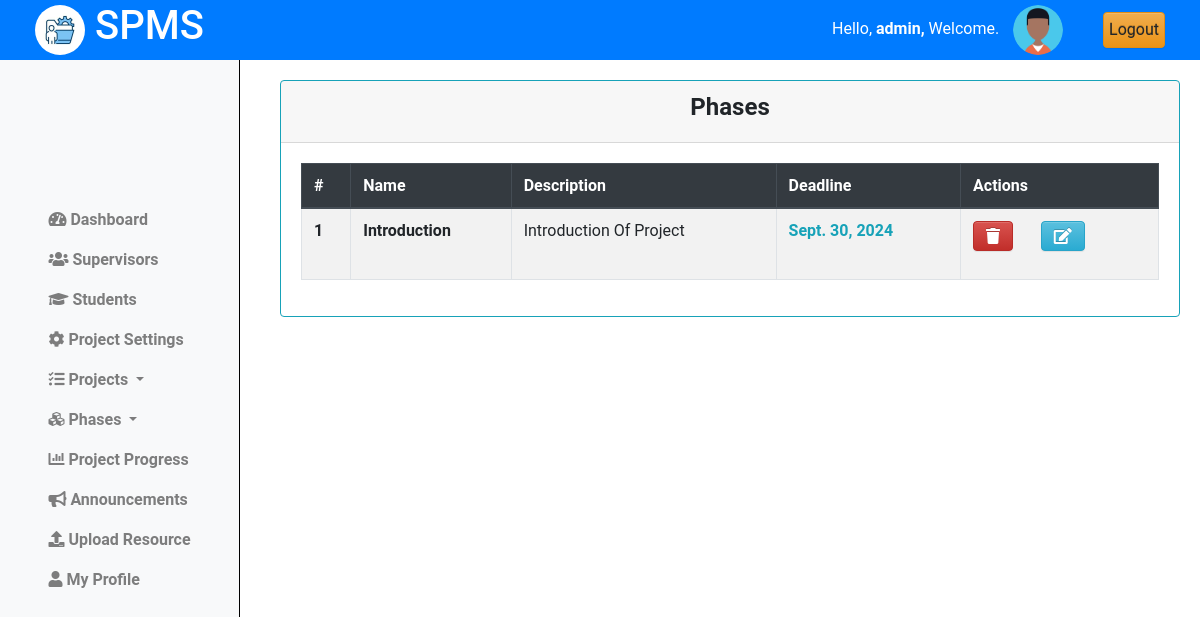
Page /coordinator/phases/ (signed in) on the committed database.
### projectsApp/models.py (models this page shows, shortened)
class Coordinator(AbstractUser):
    pass

class Phases(models.Model):
    name = models.CharField(max_length=255, unique=True)  # Ensure unique phase names
    description = models.TextField()
    order = models.IntegerField(unique=True)  # Ensure unique order for phases
    deadline_date = models.DateField(null=True, blank=True)  # Optional deadline for phase

### projectsApp/AccessControl.py (the view)
    @login_required
    def wrapper(request, *args, **kwargs):
        if not isinstance(request.user, Coordinator):
            return redirect('cordinator_login')
        return function(request, *args, **kwargs)

### projectsApp/AccessControl.py (called while the page is built)
def coordinator_required(function):
    @login_required
    def wrapper(request, *args, **kwargs):
        if not isinstance(request.user, Coordinator):
            return redirect('cordinator_login')
        return function(request, *args, **kwargs)
    return wrapper

### projectsApp/views.py (called while the page is built)
@coordinator_required
def view_phases(request):
    phases = Phases.objects.all().order_by('order')
    if request.method == 'POST':
        phase_id = request.POST.get('phase_id')
        if phase_id:
            phase = get_object_or_404(Phases, pk=phase_id)
            phase.delete()
            return redirect(request.path)
    context = {'phases':phases}
    return render(request, 'cordinator/view_phases.html', context)

### projectsApp/templates/cordinator/view_phases.html (shortened to what this page needs)
{% extends "base_cord.html" %}
{% load static %}
{% block content %}
{% include "column1_cord.html" %}
<div class="content">
    <div class="container-fluid">
        <div class="row">
            <div class="card border-info">
                <div class="card-header text-center">
                    <h4><b>Phases</b></h4>
                </div>
                <div class="card-body">
                    <table class="table table-bordered table-hover  table-striped border-info">
                        <thead class="thead-dark">
                            <tr>
                                <th scope="col">#</th>
                                <th scope="col">Name</th>
                                <th scope="col">Description</th>
                                <th scope="col">Deadline</th>
                                <th scope="col">Actions</th>
                            </tr>
                        </thead>
                        <tbody>
                            {% for phase in phases %}
                              <tr>
                                <th scope="row">{{forloop.counter}}</th>
                                <td><b>{{phase.name|title}}</b></td>
                                <td>{{phase.description|title}}</td>
                                <td class="text-info"><b>{{phase.deadline_date}}</b></td>
                                <td>
                                    <div class="row">
                                        <div class="col-4">
                                            <form action="{% url 'view_phases' %}" method="POST">
                                                <button type="submit"  class="btn btn-danger" onclick="return confirm('Are you sure you want to delete {{phase.name}}?')"><i class="fa fa-trash" aria-hidden="true"></i></button>
                                            </form>
                                        </div>
                                        <div class="col-4">
                                            <a href="{% url 'edit_phase' phase.id %}" class="btn btn-info"><i class="fa fa-edit" aria-hidden="true"></i></a>
                                        </div>
                                    </div>
                                </td>
                            </tr>
                            {% endfor %}
                        </tbody>
                    </table>
                </div>
            </div>
        </div>
    </div>
</div>
<link rel="stylesheet" href="{% static 'css/mystudents.css' %}">
{% endblock %}

### projectsApp/templates/base_cord.html (shortened to what this page needs)
{% load static %}
<!doctype html>
<html class="no-js h-100" lang="en">
  <head>
    <link href="https://use.fontawesome.com/releases/v5.0.6/css/all.css" rel="stylesheet">
    <link href="https://stackpath.bootstrapcdn.com/bootstrap/4.5.2/css/bootstrap.min.css" rel="stylesheet">
    <link rel="stylesheet" href="https://cdn.jsdelivr.net/npm/bootstrap@3.3.7/dist/css/bootstrap-theme.min.css">
</head>
<body>
    <header>
        <div class="container-fluid">
            <div class="row align-items-center">
                <div class="col-md-3">
                    <div class="left">
                        <img src="{% static 'images/logo.jpg' %}" alt="Logo" class="logo">
                        <h1>SPMS</h1>
                    </div>
                </div>
                <div class="col-md-9 d-flex justify-content-end">
                    <div class="row align-items-center">
                        <div class="col-auto">
                            <span class="username mb-3" style="padding:10px;">
                                Hello,
                                <strong>
                                    {% if request.user.is_authenticated %}
                                        {% if request.user.is_staff %}
                                            {{ request.user.username }},
                                        {% else %}
                                            {{ request.user.name }},
                                        {% endif %}
                                    {% else %}
                                        Guest,
                                    {% endif %}
                                </strong>
                                Welcome.
                            </span>
                            <img src="{% static 'images/profile.png'%}" alt="Profile Picture" class="profile-pic">
                        </div>
                        <div class="col-auto">
                            <a href="{% url 'logout' %}" class="btn btn-warning" style="padding:5px;">Logout</a>
                        </div>
                    </div>
                </div>
            </div>
        </div>
    </header>
    {% block content %}
    {% endblock %}
</body>
</html>

### projectsApp/static/css/mystudents.css (style rules this page uses)
.content { margin-left: 250px; padding: 20px; margin-top: 60px; }
.card { width: 100%; margin-left: 10px; }

### projectsApp/templates/base_cord.html (style rules this page uses)
body { font-family: 'Roboto', sans-serif; margin: 0; padding: 0; }
header { background-color: #007BFF; color: white; display: flex; justify-content: space-between; align-items: center; text-align: center; padding: 10px 20px; z-index: 20; position: fixed; top: 0; left: 0; width: 100%; height: 60px; }
header .left { display: flex; align-items: center; }
header .logo { width: 50px; height: 50px; margin-right: 10px; border-radius: 50%; }
header .profile-pic { width: 50px; height: 50px; border-radius: 50%; margin-right: 10px; }

### rows in the picture
Coordinator: user.username "admin"
Phases: name "Introduction", description "Introduction Of Project", deadline_date "Sept. 30, 2024"
